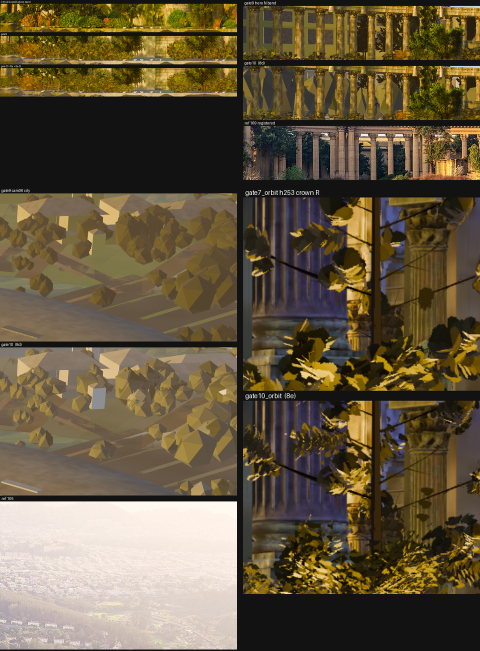
#> input picture renders/web/gate10_gate.png, 960 x 1302 px, given in place of gate5_cam01.png, which was not available (shown at 1/2 size)
$ python qa_r18_gate.py
#> lines starting #> are read from the running program, lines starting #| are printed output that depends on the picture; pictures that were not available may be replaced by others from this repository, and a replacement may not be noted
#!/usr/bin/env python3
"""QA round 18 gate sheet — renders/web/gate5_gate.png (960 px, desktop and mobile rows).

Row 1-2: the six desktop stations from the staging URL (`gate5_cam0N.png`, tiers=all).
Row 3:   the same six stations on `?tier=mobile` (`gate5m_cam0N.png`) — the mobile fallback as it
         renders on the deployed URL.
"""
from pathlib import Path

from PIL import Image, ImageDraw

ROOT = Path(__file__).resolve().parents[1]
WEB = ROOT / "renders" / "web"
W = 960
TW, TH = 320, 180          # desktop thumbs, 3 per row
MW, MH = 160, 346          # mobile thumbs, 6 per row
BAR = 16

NAMES = ["01 lagoon hero", "02 lagoon NE", "03 colonnade walk",
         "04 rotunda ceiling", "05 south lawn", "06 aerial"]


def main():
    h = BAR + TH * 2 + BAR + MH + BAR
    sheet = Image.new("RGB", (W, h), (18, 18, 18))
#> sheet: PIL image 960x754 RGB; every value is 18
    d = ImageDraw.Draw(sheet)
    d.text((6, 4), "QA 18 / Gate 5 — staging URL, desktop tiers=all (rows 1-2) — 1920x1080, "
                   "parity with round16c: luma 0.998-1.002x, 0 boxes > 3 %",
           fill=(235, 235, 235))
    for i in range(6):
        im = Image.open(WEB / f"gate5_cam{i + 1:02d}.png").convert("RGB").resize((TW, TH), Image.LANCZOS)
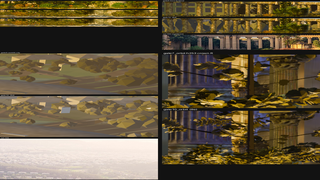
#> im: PIL image 320x180 RGB; mean R, G, B 100, 87, 62.3
        x, y = (i % 3) * TW, BAR + (i // 3) * TH
        sheet.paste(im, (x, y))
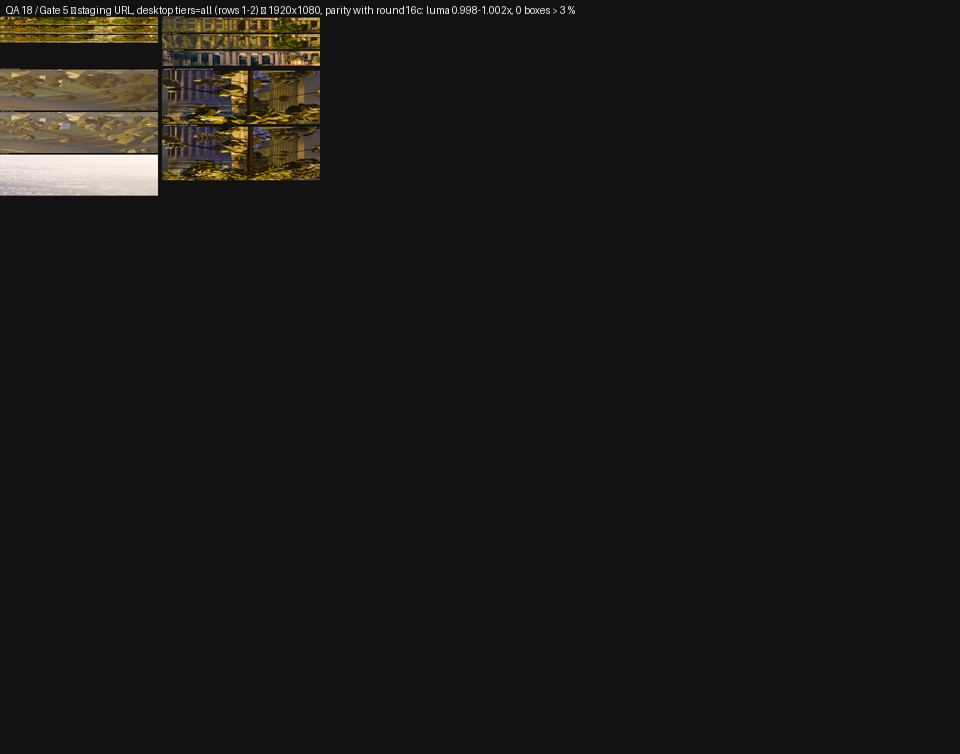
#> sheet: PIL image 960x754 RGB; mean R, G, B 24.9, 23.9, 21.9
        d.text((x + 4, y + 4), NAMES[i], fill=(255, 255, 160))
#> pass 2 of the loop in main, `for i in range(6):`:
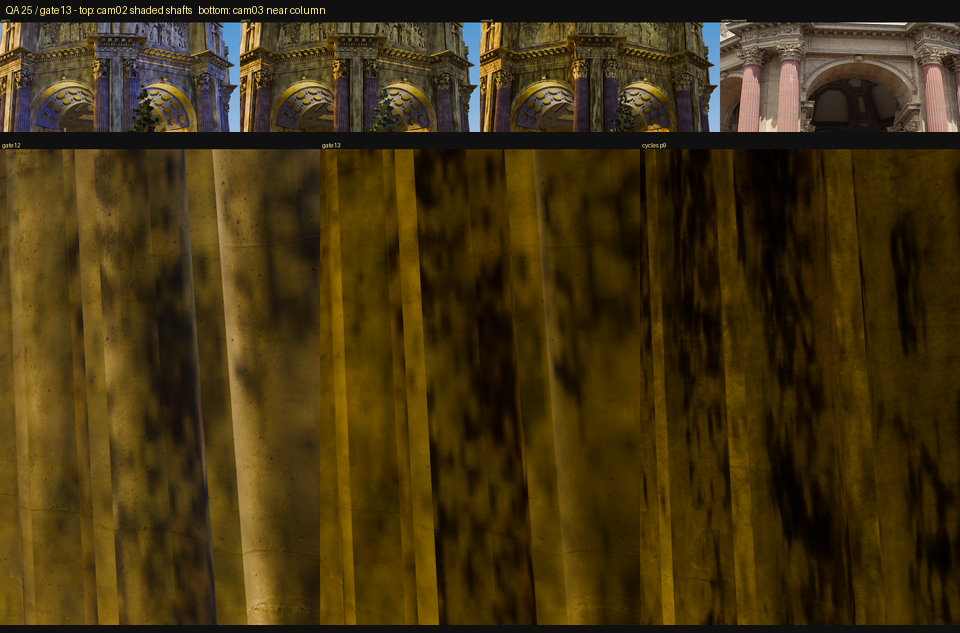
#> input picture renders/web/gate13_gate.png, 960 x 633 px, given in place of gate5_cam02.png, which was not available
#> in main, `im = Image.open(WEB / f"gate5_cam{i + 1:02d}.png").convert("RGB").resi..`:
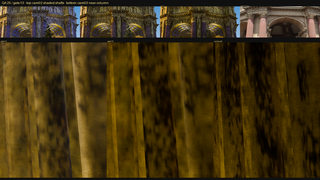
#> im: PIL image 320x180 RGB; mean R, G, B 67.4, 51.2, 17.4
#> in main, `sheet.paste(im, (x, y))`:
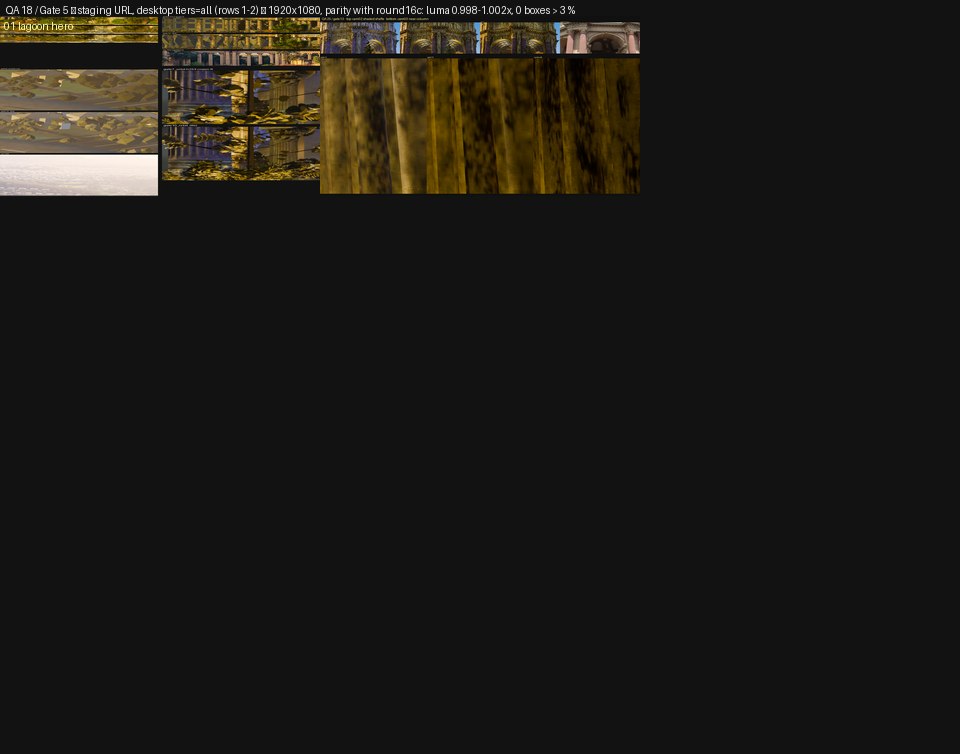
#> sheet: PIL image 960x754 RGB; mean R, G, B 28.9, 26.5, 21.9
    y0 = BAR + TH * 2
    d.text((6, y0 + 3), "?tier=mobile on the SAME URL — 4 tier-0 group glbs 404: no building, "
                        "no ornament, no ground at any station (49 draws, 548 tris)",
           fill=(255, 170, 170))
    for i in range(6):
        im = Image.open(WEB / f"gate5m_cam{i + 1:02d}.png").convert("RGB").resize((MW, MH), Image.LANCZOS)
        sheet.paste(im, (i * MW, y0 + BAR))
        d.text((i * MW + 4, y0 + BAR + 4), NAMES[i][:2], fill=(255, 255, 160))
    d.text((6, h - 13), "payload before the first frame: desktop 46.81 MB (target 50) in 8.11 s; "
                        "mobile 23.88 MB but incomplete; 0 files over 25 MiB",
           fill=(200, 200, 200))
    out = WEB / "gate5_gate.png"
    sheet.save(out)
    print(out, sheet.size)


if __name__ == "__main__":
#> (the run stopped early here; a loop or call above may not have finished)
